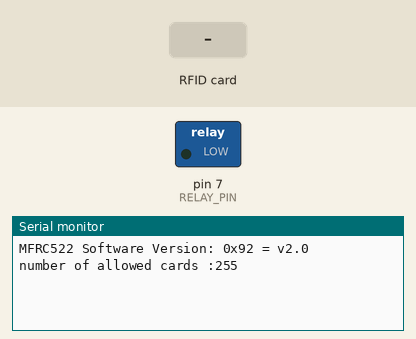
This sketch was run on a simulated Arduino Uno, built with avr-gcc and run on an emulated ATmega328P. Parts: switched loads named in the sketch (green lamp = pin HIGH), the last lines printed to the serial monitor. Inputs (shaded band) come from the test bench. Pins used as bus, display or sensor lines are not drawn.

Above: at 1.2 s.
1.3 s: RFID card EC 00 D8 32 held to the reader
At 3.1 s:
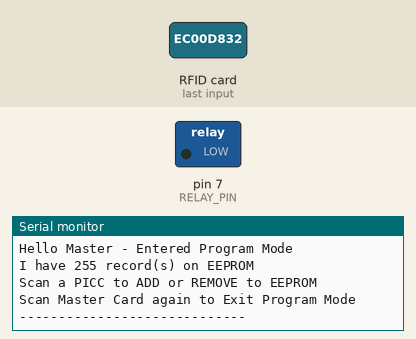
3.6 s: RFID card CD ED C9 82 held to the reader
At 5.2 s:
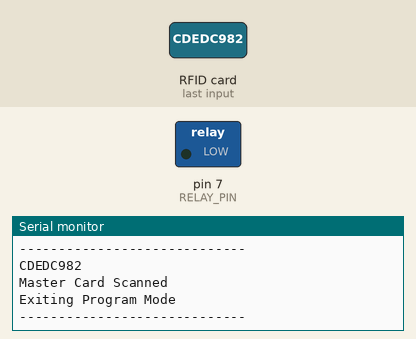

Measured:
- after the input at 1.3 s, the serial monitor: prints a new line after 0.81 s (image 1)
- after the input at 3.6 s, the serial monitor: prints a new line after 0.67 s (image 2)

The sketch:

release.ino
```cpp
// adding access control system
#include <SPI.h>
#include <MFRC522.h>
#include <EEPROM.h>


// Custom types
typedef byte idArray[4];  // defining idArray (an array of 4 bytes)

// Create MFRC instance
#define SS_PIN 10
#define RST_PIN 9
MFRC522 mfrc522(SS_PIN, RST_PIN);

#define BUILTIN_LED 13
#define RELAY_PIN 7
#define CARDS_COUNT EEPROM.read(0)
#define MAX_COUNT EEPROM.length() - 1

bool programMode = false;  // initialize programming mode to false

idArray MASTER_CARD_UID = { 0xEC, 0x00, 0xD8, 0x32 };   // master Card ID
idArray MASTER_CARD_UID2 = { 0xCD, 0xED, 0xC9, 0x82 };  // master Card ID2
idArray readCard;                                       // Stores scanned ID read from RFID Module
idArray storedCard;                                     // Stores the ID read from EEPROM to check it
idArray nullID = { 0, 0, 0, 0 };                        // Empty ID array
int successRead;                                        // Variable to check if there was a successful read (MFRC522)
uint16_t idx;                                           // index in EEPROM of a found ID
uint16_t MAX_INDEX = MAX_COUNT - 3;                     // last index in EEPROM
unsigned long unlockStartTime = 0;                      // time when relay was unlocked
const uint32_t unlockDuration = 60000;                  // 1 minute is 60000 ms

void setup() {
  pinMode(BUILTIN_LED, OUTPUT);    // set led pin as output
  digitalWrite(BUILTIN_LED, LOW);  // Initialize led as off

  pinMode(RELAY_PIN, OUTPUT);    // set relay pin as output
  digitalWrite(RELAY_PIN, LOW);  // Initialize relay as locked

  Serial.begin(9600);  // Initialize serial communications with the PC
  SPI.begin();         // SPI Protocol config

  mfrc522.PCD_Init();  // Init MFRC522 card

  ShowReaderDetails();  // Show details of PCD - MFRC522 Card Reader details


  successRead = 0;  // Initialize success read to 0
  Serial.print("number of allowed cards :");
  Serial.print(CARDS_COUNT, DEC);
}

void loop() {

  // check for relay unlock timeout
  if (!isRelayLocked() && ((millis() - unlockStartTime) >= unlockDuration)) {
    lockRelay();
  }

  // if no ID is read it keeps checkin for cards
  successRead = getID();

  if (successRead) {

    if (programMode) {
      if (isMaster()) {  //When in program mode check First If master card scanned again to exit program mode
        Serial.println(F("Master Card Scanned"));
        Serial.println(F("Exiting Program Mode"));
        Serial.println(F("-----------------------------"));
        programMode = false;
        return;
      } else {
        idx = findID(readCard);
        if (idx != 0) {  // If scanned card is known delete it
          Serial.println(idx);

          Serial.println(F("I know this PICC, removing..."));
          deleteID(idx);
          Serial.println(F("PICC REMOVED!"));

          Serial.println("-----------------------------");
          Serial.println(F("Scan a PICC to ADD or REMOVE to EEPROM"));
        } else {  // If scanned card is not known add it
          Serial.println(idx);

          Serial.println(F("I do not know this PICC, adding..."));
          writeID(readCard);
          Serial.println(F("PICC Added!"));
          Serial.println(F("-----------------------------"));
          Serial.println(F("Scan a PICC to ADD or REMOVE to EEPROM"));
        }
      }
    } else {
      if (isMaster()) {  // If scanned card's ID matches Master Card's ID - enter program mode
        programMode = true;

        Serial.println(F("Hello Master - Entered Program Mode"));
        Serial.print(F("I have "));
        Serial.print(CARDS_COUNT);
        Serial.print(F(" record(s) on EEPROM"));
        Serial.println("");
        Serial.println(F("Scan a PICC to ADD or REMOVE to EEPROM"));
        Serial.println(F("Scan Master Card again to Exit Program Mode"));
        Serial.println(F("-----------------------------"));

      } else {  // If not, see if the card is in the EEPROM
        if (findID(readCard) != 0) {
          Serial.println(F("Welcome, You shall pass"));
          granted();  // grant access
          Serial.println(F("Access Granted!"));

        } else {  // If not, show that the ID was not valid
          Serial.println(F("You shall not pass"));
          denied();
          Serial.println(F("Access Denied!"));
        }
      }
    }
  }
  delay(1000);
}


///////////////////////// FUNCTIONS /////////////////////////////////


/**
* @return 1 if card is read, 0 if not
*/
int getID() {
  if (mfrc522.PICC_IsNewCardPresent() && mfrc522.PICC_ReadCardSerial()) {
    for (uint8_t i = 0; i < 4; i++) {
      readCard[i] = mfrc522.uid.uidByte[i];
      Serial.print(readCard[i], HEX);
    }
    Serial.println("");
    return (1);
  } else {
    return (0);
  }
}
/**
* @return true if readCard is master card, false if not
*/
bool isMaster() {
  for (byte i = 0; i < 4; i++) {
    if (readCard[i] != MASTER_CARD_UID[i] && readCard[i] != MASTER_CARD_UID2[i]) {
      return (false);
    }
  }
  return (true);
}

/**
* @return index of the id in EEPROM, 0 if not found
*/
uint16_t findID(idArray id) {
  if (CARDS_COUNT > 0) {
    for (uint16_t i = 1; i <= (CARDS_COUNT * 4) && i <= MAX_INDEX; i += 4) {
      idArray storedID;
      for (uint8_t x = 0; x < 4; x++) {
        storedID[x] = EEPROM.read(i + x);
      }
      ////////////////////
      Serial.print("id: ");
      for (uint8_t x = 0; x < 4; x++) {
        Serial.print(id[x], HEX);
      }
      Serial.print("storedID: ");
      for (uint8_t x = 0; x < 4; x++) {
        Serial.print(storedID[x], HEX);
      }
      Serial.println("");
      /////////////////////
      if (compareID(id, storedID) == 1) {
        return i;
      }
    }
  }
  return 0;  // Return 0 if the ID is not found
}

/**
* write id to EEPROM
* @param id id to write to EEPROM
*/
void writeID(idArray id) {
  if (CARDS_COUNT < (MAX_COUNT / 4)) {  // Ensure there's space for the new ID

    uint16_t newAddress = (CARDS_COUNT * 4) + 1;  // Calculate next available EEPROM address
    // EEPROM.put(newAddress, id);  // Write the new ID to EEPROM
    for (uint8_t i = 0; i < 4; i++) {  // Write the new ID to EEPROM
      EEPROM.write(newAddress + i, id[i]);
    }
    EEPROM.write(0, uint8_t(CARDS_COUNT + 1));  // Increment the counter in the first address of EEPROM

    Serial.println(F("PICC Added!"));
    Serial.println(F("-----------------------------"));
    Serial.println(F("Scan a PICC to ADD or REMOVE to EEPROM"));
  } else {
    Serial.println(F("Reached maximum card capacity in EEPROM."));
  }
}


/**
* delete id from EEPROM
* @param idx index of the id to delete
*/
void deleteID(uint16_t idx) {

  for (uint8_t i = 0; i < 4; i++) {
    EEPROM.write(idx + i, 0);
  }

  EEPROM.write(0, uint8_t(CARDS_COUNT - 1));  // decrement the counter in the first address of EEPROM
  Serial.println(F("PICC Removed!"));
  Serial.println(F("-----------------------------"));
  Serial.println(F("Scan a PICC to ADD or REMOVE to EEPROM"));
}

/**
* read id from EEPROM
* @param i index of the id to read
*/
void readID(uint8_t i) {
  // EEPROM.get(i, storedCard);
  // use the other function below if you want to use storedCard as a char array
  for (uint8_t x = 0; x < 4; x++) {
    storedCard[x] = EEPROM.read(i + x);
  }
}

/**
* compare two ids
* @param id1 first id to compare
* @param id2 second id to compare
* @return 1 if ids are identical, 0 if not
*/
int compareID(idArray id1, idArray id2) {
  for (uint8_t i = 0; i < 4; i++) {
    Serial.print("id: ");
    Serial.println(id1[i], HEX);
    Serial.print("storedCard: ");
    Serial.println(id2[i], HEX);
    if (id1[i] != id2[i])
      return (0);  // if a Byte is different
  }
  return (1);  // if identical
}


/**
* grant access
*/
void granted() {

  if (isRelayLocked()) {  // if relay is locked, unlock it
    unlockRelay();
  } else {  // if relay is unlocked, lock it
    lockRelay();
  }
}

/**
* deny access, do nothing
*/
void denied() {
  ;
}

/**
* @return true if relay is locked, false if not
*/
bool isRelayLocked() {
  return (digitalRead(RELAY_PIN) == LOW);
}

/**
* unlock relay
*/
void unlockRelay() {
  digitalWrite(RELAY_PIN, HIGH);  // Unlock the relay
  unlockStartTime = millis();     // save unlock time
  Serial.println("Relay unlocked");
}

/**
* lock relay
*/
void lockRelay() {
  digitalWrite(RELAY_PIN, LOW);  // Lock the relay
  Serial.println("Relay locked");
}


/**
* Show details of PCD - MFRC522 Card Reader details
*/
void ShowReaderDetails() {
  // Get the MFRC522 software version
  byte v = mfrc522.PCD_ReadRegister(mfrc522.VersionReg);
  Serial.print(F("MFRC522 Software Version: 0x"));
  Serial.print(v, HEX);
  if (v == 0x91)
    Serial.print(F(" = v1.0"));
  else if (v == 0x92)
    Serial.print(F(" = v2.0"));
  else
    Serial.print(F(" (unknown),probably a chinese clone?"));
  Serial.println("");
  // When 0x00 or 0xFF is returned, communication probably failed
  if ((v == 0x00) || (v == 0xFF)) {
    Serial.println(F("WARNING: Communication failure, is the MFRC522 properly connected?"));
    Serial.println(F("SYSTEM HALTED: Check connections."));
    while (true)
      ;  // do not go further
  }
}
```
